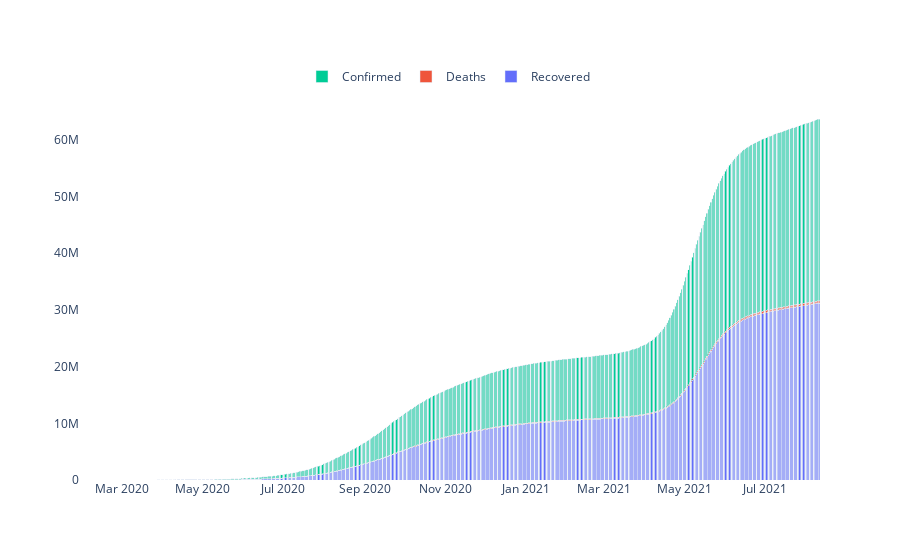

This figure's notebook cell:
### Code cell
fig = go.Figure(go.Bar(x = Trend.Date, y = Trend.Cured, name='Recovered'))
fig.add_trace(go.Bar(x = Trend.Date, y = Trend.Deaths, name='Deaths'))
fig.add_trace(go.Bar(x = Trend.Date, y = Trend.Confirmed, name='Confirmed'))

fig.update_layout(barmode='stack', legend_orientation='h', legend=dict(x = 0.3, y = 1.1), paper_bgcolor='white', plot_bgcolor='white')
fig.show()

### Figure 1 — Plotly figure (JSON) as saved in the notebook; plotly's stock layout.template omitted (floating-point values rounded to 4 significant figures; data arrays with more than 128 entries replaced by an {"elided": "..."} marker saying what was removed)
{"data": [{"name": "Recovered", "type": "bar", "x": {"elided": "560 str values"}, "y": {"elided": "560 int values"}}, {"name": "Deaths", "type": "bar", "x": {"elided": "560 str values"}, "y": {"elided": "560 int values"}}, {"name": "Confirmed", "type": "bar", "x": {"elided": "560 str values"}, "y": {"elided": "560 int values"}}], "layout": {"barmode": "stack", "legend": {"orientation": "h", "x": 0.3, "y": 1.1}, "paper_bgcolor": "white", "plot_bgcolor": "white"}}
